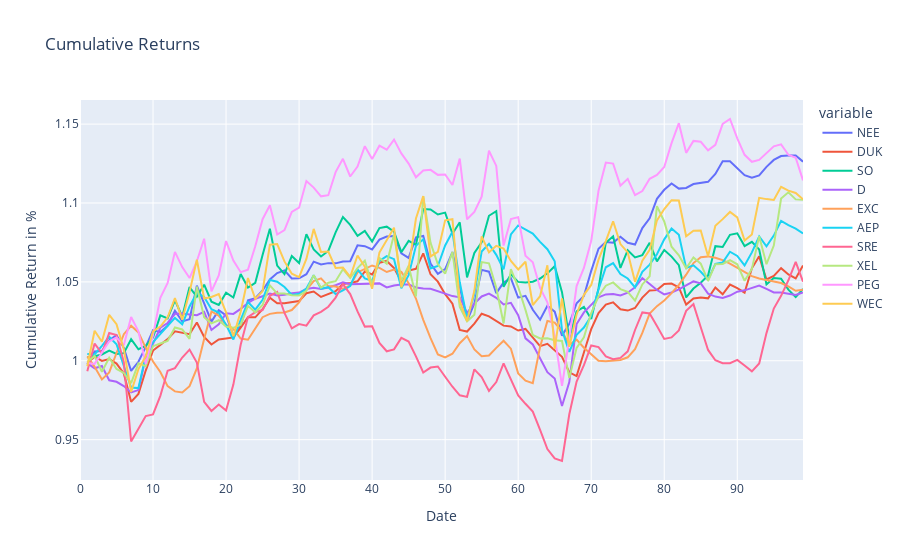

The notebook cell saved with this chart:
### Code cell
dfNEE = pd.DataFrame(test_resultNEE,
                  columns = ['NEE'])
dfDUK = pd.DataFrame(test_resultDUK,
                  columns = ['DUK'])
dfSO = pd.DataFrame(test_resultSO,
                  columns = ['SO'])
dfD = pd.DataFrame(test_resultD,
                  columns = ['D'])
dfEXC = pd.DataFrame(test_resultEXC,
                  columns = ['EXC'])
dfAEP = pd.DataFrame(test_resultAEP,
                  columns = ['AEP'])
dfSRE = pd.DataFrame(test_resultSRE,
                  columns = ['SRE'])
dfXEL = pd.DataFrame(test_resultXEL,
                  columns = ['XEL'])
dfPEG = pd.DataFrame(test_resultPEG,
                  columns = ['PEG'])
dfWEC = pd.DataFrame(test_resultWEC,
                  columns = ['WEC'])
#---------------------------------------------------------------------------------------------#

TEST_pred4 = pd.concat([dfNEE,dfDUK,dfSO,dfD,dfEXC,dfAEP,dfSRE,dfXEL,dfPEG,dfWEC], axis=1)
#---------------------------------------------------------------------------------------------#

NEE_daily_returns = TEST_pred4['NEE'].pct_change()
DUK_daily_returns = TEST_pred4['DUK'].pct_change()

SO_daily_returns = TEST_pred4['SO'].pct_change()
D_daily_returns = TEST_pred4['D'].pct_change()

EXC_daily_returns = TEST_pred4['EXC'].pct_change()
AEP_daily_returns = TEST_pred4['AEP'].pct_change()

SRE_daily_returns = TEST_pred4['SRE'].pct_change()
XEL_daily_returns = TEST_pred4['XEL'].pct_change()

PEG_daily_returns = TEST_pred4['PEG'].pct_change()
WEC_daily_returns = TEST_pred4['WEC'].pct_change()
#---------------------------------------------------------------------------------------------#
dfNEEreturn = NEE_daily_returns.to_frame()
dfDUKreturn = DUK_daily_returns.to_frame()

dfSOreturn = SO_daily_returns.to_frame()
dfDreturn = D_daily_returns.to_frame()

dfEXCreturn = EXC_daily_returns.to_frame()
dfAEPreturn = AEP_daily_returns.to_frame()

dfSREreturn = SRE_daily_returns.to_frame()
dfXELreturn = XEL_daily_returns.to_frame()

dfPEGreturn = PEG_daily_returns.to_frame()
dfWECreturn = WEC_daily_returns.to_frame()
#---------------------------------------------------------------------------------------------#
TESTDailyReturn_pred4 = pd.concat([dfNEEreturn,
                             dfDUKreturn,
                             dfSOreturn,
                             dfDreturn,
                             dfEXCreturn,
                             dfAEPreturn,
                             dfSREreturn,
                             dfXELreturn,
                             dfPEGreturn,
                             dfWECreturn], axis=1)
#---------------------------------------------------------------------------------------------#


NEE_cum_returns = (NEE_daily_returns + 1).cumprod()
DUK_cum_returns = (DUK_daily_returns + 1).cumprod()

SO_cum_returns = (SO_daily_returns + 1).cumprod()
D_cum_returns = (D_daily_returns + 1).cumprod()

EXC_cum_returns = (EXC_daily_returns + 1).cumprod()
AEP_cum_returns = (AEP_daily_returns + 1).cumprod()

SRE_cum_returns = (SRE_daily_returns + 1).cumprod()
XEL_cum_returns = (XEL_daily_returns + 1).cumprod()

PEG_cum_returns = (PEG_daily_returns + 1).cumprod()
WEC_cum_returns = (WEC_daily_returns + 1).cumprod()
#---------------------------------------------------------------------------------------------#

dfNEECUM = NEE_cum_returns.to_frame()
dfDUKCUM = DUK_cum_returns.to_frame()

dfSOCUM = SO_cum_returns.to_frame()
dfDCUM = D_cum_returns.to_frame()

dfEXCCUM = EXC_cum_returns.to_frame()
dfAEPCUM = AEP_cum_returns.to_frame()

dfSRECUM = SRE_cum_returns.to_frame()
dfXELCUM = XEL_cum_returns.to_frame()

dfPEGCUM = PEG_cum_returns.to_frame()
dfWECCUM = WEC_cum_returns.to_frame()

#---------------------------------------------------------------------------------------------#
TESTCUM_pred4 = pd.concat([dfNEECUM,dfDUKCUM,dfSOCUM,dfDCUM,dfEXCCUM,dfAEPCUM,dfSRECUM,dfXELCUM,dfPEGCUM,dfWECCUM], axis=1)
#---------------------------------------------------------------------------------------------#

atx_comps_returns_pred4 = TESTDailyReturn_pred4
atx_comps_rets_cumprod_pred4 = TESTCUM_pred4

#---------------------------------------------------------------------------------------------#

fig = px.line(atx_comps_rets_cumprod_pred4, x=atx_comps_rets_cumprod_pred4.index, y=atx_comps_rets_cumprod_pred4.columns, title='Cumulative Returns')
######
fig.update_xaxes(title_text='Date')
fig.update_yaxes(title_text='Cumulative Return in %')

fig.show()
#---------------------------------------------------------------------------------------------#


mu = expected_returns.ema_historical_return(atx_comps_returns_pred4, returns_data = True, span = 500)
Sigma = risk_models.exp_cov(atx_comps_returns_pred4, returns_data = True, span = 180)


ret_ef = np.arange(0, mu.max(), 0.01)
vol_ef = []
for i in np.arange(0, mu.max(), 0.01):
    ef_pred4 = EfficientFrontier(mu, Sigma)
    ef_pred4.efficient_return(i)
    vol_ef.append(ef_pred4.portfolio_performance()[1])

ef_pred4 = EfficientFrontier(mu, Sigma)
ef_pred4.min_volatility()
min_vol_ret = ef_pred4.portfolio_performance()[0]
min_vol_vol = ef_pred4.portfolio_performance()[1]

ef_pred4.max_sharpe(risk_free_rate=0.009)
max_sharpe_ret = ef_pred4.portfolio_performance()[0]
max_sharpe_vol = ef_pred4.portfolio_performance()[1]


portfolioREAL_Pred4 = pd.concat([closeNEE,
                   closeDUK,
                   closeSO,
                   closeD,
                   closeEXC,
                   closeAEP,
                   closeSRE,
                   closeXEL,
                   closePEG,
                   closeWEC,
                      ], axis=1)

### Figure 1 — Plotly figure (JSON) as saved in the notebook; plotly's stock layout.template omitted (floating-point values rounded to 4 significant figures)
{"data": [{"hovertemplate": "variable=NEE<br>index=%{x}<br>value=%{y}<extra></extra>", "legendgroup": "NEE", "line": {"color": "#636efa", "dash": "solid"}, "mode": "lines", "name": "NEE", "orientation": "v", "showlegend": true, "type": "scatter", "x": [0, 1, 2, 3, 4, 5, 6, 7, 8, 9, 10, 11, 12, 13, 14, 15, 16, 17, 18, 19, 20, 21, 22, 23, 24, 25, 26, 27, 28, 29, 30, 31, 32, 33, 34, 35, 36, 37, 38, 39, 40, 41, 42, 43, 44, 45, 46, 47, 48, 49, 50, 51, 52, 53, 54, 55, 56, 57, 58, 59, 60, 61, 62, 63, 64, 65, 66, 67, 68, 69, 70, 71, 72, 73, 74, 75, 76, 77, 78, 79, 80, 81, 82, 83, 84, 85, 86, 87, 88, 89, 90, 91, 92, 93, 94, 95, 96, 97, 98, 99], "xaxis": "x", "y": [null, 0.9977, 1.006, 1.006, 1.013, 1.016, 1.008, 0.9935, 0.9994, 1.009, 1.019, 1.018, 1.022, 1.032, 1.025, 1.026, 1.048, 1.036, 1.025, 1.032, 1.029, 1.016, 1.022, 1.038, 1.04, 1.045, 1.052, 1.056, 1.057, 1.052, 1.052, 1.055, 1.063, 1.061, 1.062, 1.062, 1.063, 1.063, 1.073, 1.073, 1.071, 1.077, 1.079, 1.079, 1.068, 1.065, 1.078, 1.079, 1.062, 1.055, 1.058, 1.069, 1.047, 1.025, 1.036, 1.058, 1.056, 1.043, 1.05, 1.052, 1.04, 1.041, 1.032, 1.026, 1.035, 1.031, 1.016, 1.023, 1.036, 1.041, 1.057, 1.071, 1.075, 1.075, 1.079, 1.075, 1.074, 1.084, 1.09, 1.103, 1.108, 1.112, 1.109, 1.11, 1.112, 1.113, 1.113, 1.118, 1.126, 1.126, 1.122, 1.118, 1.116, 1.117, 1.123, 1.127, 1.13, 1.13, 1.13, 1.126], "yaxis": "y"}, {"hovertemplate": "variable=DUK<br>index=%{x}<br>value=%{y}<extra></extra>", "legendgroup": "DUK", "line": {"color": "#EF553B", "dash": "solid"}, "mode": "lines", "name": "DUK", "orientation": "v", "showlegend": true, "type": "scatter", "x": [0, 1, 2, 3, 4, 5, 6, 7, 8, 9, 10, 11, 12, 13, 14, 15, 16, 17, 18, 19, 20, 21, 22, 23, 24, 25, 26, 27, 28, 29, 30, 31, 32, 33, 34, 35, 36, 37, 38, 39, 40, 41, 42, 43, 44, 45, 46, 47, 48, 49, 50, 51, 52, 53, 54, 55, 56, 57, 58, 59, 60, 61, 62, 63, 64, 65, 66, 67, 68, 69, 70, 71, 72, 73, 74, 75, 76, 77, 78, 79, 80, 81, 82, 83, 84, 85, 86, 87, 88, 89, 90, 91, 92, 93, 94, 95, 96, 97, 98, 99], "xaxis": "x", "y": [null, 0.9988, 1.003, 0.9999, 1.001, 0.9982, 0.992, 0.974, 0.979, 0.9938, 1.006, 1.01, 1.014, 1.019, 1.018, 1.017, 1.024, 1.015, 1.01, 1.013, 1.014, 1.015, 1.021, 1.028, 1.028, 1.033, 1.04, 1.036, 1.036, 1.037, 1.038, 1.043, 1.044, 1.04, 1.042, 1.044, 1.049, 1.049, 1.05, 1.057, 1.055, 1.062, 1.063, 1.059, 1.05, 1.057, 1.058, 1.068, 1.055, 1.05, 1.042, 1.036, 1.02, 1.019, 1.024, 1.03, 1.028, 1.025, 1.022, 1.022, 1.019, 1.02, 1.015, 1.009, 1.011, 1.007, 1.003, 0.9927, 0.9903, 1.005, 1.02, 1.03, 1.036, 1.037, 1.033, 1.032, 1.033, 1.04, 1.045, 1.045, 1.049, 1.049, 1.047, 1.036, 1.04, 1.04, 1.04, 1.046, 1.042, 1.048, 1.046, 1.043, 1.059, 1.066, 1.052, 1.054, 1.059, 1.055, 1.052, 1.06], "yaxis": "y"}, {"hovertemplate": "variable=SO<br>index=%{x}<br>value=%{y}<extra></extra>", "legendgroup": "SO", "line": {"color": "#00cc96", "dash": "solid"}, "mode": "lines", "name": "SO", "orientation": "v", "showlegend": true, "type": "scatter", "x": [0, 1, 2, 3, 4, 5, 6, 7, 8, 9, 10, 11, 12, 13, 14, 15, 16, 17, 18, 19, 20, 21, 22, 23, 24, 25, 26, 27, 28, 29, 30, 31, 32, 33, 34, 35, 36, 37, 38, 39, 40, 41, 42, 43, 44, 45, 46, 47, 48, 49, 50, 51, 52, 53, 54, 55, 56, 57, 58, 59, 60, 61, 62, 63, 64, 65, 66, 67, 68, 69, 70, 71, 72, 73, 74, 75, 76, 77, 78, 79, 80, 81, 82, 83, 84, 85, 86, 87, 88, 89, 90, 91, 92, 93, 94, 95, 96, 97, 98, 99], "xaxis": "x", "y": [null, 1.002, 1.003, 1.004, 1.006, 1.004, 1.005, 1.014, 1.007, 1.009, 1.015, 1.029, 1.027, 1.038, 1.028, 1.047, 1.041, 1.048, 1.037, 1.035, 1.043, 1.04, 1.055, 1.046, 1.049, 1.067, 1.084, 1.06, 1.055, 1.066, 1.062, 1.08, 1.071, 1.066, 1.07, 1.081, 1.091, 1.086, 1.079, 1.082, 1.076, 1.084, 1.085, 1.082, 1.069, 1.076, 1.073, 1.096, 1.096, 1.093, 1.094, 1.08, 1.088, 1.053, 1.068, 1.075, 1.092, 1.095, 1.047, 1.055, 1.05, 1.05, 1.05, 1.052, 1.055, 1.06, 1.043, 1.014, 1.031, 1.034, 1.026, 1.046, 1.075, 1.079, 1.059, 1.07, 1.066, 1.067, 1.075, 1.063, 1.07, 1.066, 1.061, 1.04, 1.046, 1.049, 1.054, 1.073, 1.072, 1.08, 1.081, 1.073, 1.075, 1.071, 1.048, 1.052, 1.052, 1.045, 1.04, 1.046], "yaxis": "y"}, {"hovertemplate": "variable=D<br>index=%{x}<br>value=%{y}<extra></extra>", "legendgroup": "D", "line": {"color": "#ab63fa", "dash": "solid"}, "mode": "lines", "name": "D", "orientation": "v", "showlegend": true, "type": "scatter", "x": [0, 1, 2, 3, 4, 5, 6, 7, 8, 9, 10, 11, 12, 13, 14, 15, 16, 17, 18, 19, 20, 21, 22, 23, 24, 25, 26, 27, 28, 29, 30, 31, 32, 33, 34, 35, 36, 37, 38, 39, 40, 41, 42, 43, 44, 45, 46, 47, 48, 49, 50, 51, 52, 53, 54, 55, 56, 57, 58, 59, 60, 61, 62, 63, 64, 65, 66, 67, 68, 69, 70, 71, 72, 73, 74, 75, 76, 77, 78, 79, 80, 81, 82, 83, 84, 85, 86, 87, 88, 89, 90, 91, 92, 93, 94, 95, 96, 97, 98, 99], "xaxis": "x", "y": [null, 0.9985, 0.9952, 0.9967, 0.9876, 0.9867, 0.984, 0.98, 0.9814, 1.002, 1.011, 1.021, 1.024, 1.03, 1.03, 1.029, 1.029, 1.031, 1.02, 1.023, 1.03, 1.03, 1.033, 1.037, 1.039, 1.041, 1.043, 1.041, 1.042, 1.043, 1.043, 1.045, 1.046, 1.046, 1.046, 1.048, 1.05, 1.048, 1.049, 1.049, 1.049, 1.049, 1.046, 1.048, 1.048, 1.048, 1.046, 1.046, 1.046, 1.044, 1.043, 1.041, 1.04, 1.03, 1.036, 1.041, 1.043, 1.04, 1.036, 1.037, 1.029, 1.014, 1.01, 1.002, 0.9928, 0.9887, 0.9713, 0.9865, 1.023, 1.031, 1.036, 1.04, 1.042, 1.042, 1.041, 1.043, 1.047, 1.052, 1.049, 1.045, 1.042, 1.043, 1.045, 1.048, 1.05, 1.049, 1.043, 1.041, 1.04, 1.041, 1.044, 1.045, 1.046, 1.048, 1.046, 1.043, 1.043, 1.042, 1.042, 1.043], "yaxis": "y"}, {"hovertemplate": "variable=EXC<br>index=%{x}<br>value=%{y}<extra></extra>", "legendgroup": "EXC", "line": {"color": "#FFA15A", "dash": "solid"}, "mode": "lines", "name": "EXC", "orientation": "v", "showlegend": true, "type": "scatter", "x": [0, 1, 2, 3, 4, 5, 6, 7, 8, 9, 10, 11, 12, 13, 14, 15, 16, 17, 18, 19, 20, 21, 22, 23, 24, 25, 26, 27, 28, 29, 30, 31, 32, 33, 34, 35, 36, 37, 38, 39, 40, 41, 42, 43, 44, 45, 46, 47, 48, 49, 50, 51, 52, 53, 54, 55, 56, 57, 58, 59, 60, 61, 62, 63, 64, 65, 66, 67, 68, 69, 70, 71, 72, 73, 74, 75, 76, 77, 78, 79, 80, 81, 82, 83, 84, 85, 86, 87, 88, 89, 90, 91, 92, 93, 94, 95, 96, 97, 98, 99], "xaxis": "x", "y": [null, 1.003, 0.9962, 0.9882, 0.9926, 1.005, 1.017, 1.022, 1.018, 1.008, 0.9996, 0.9929, 0.9839, 0.9806, 0.9799, 0.9839, 0.9951, 1.014, 1.031, 1.029, 1.023, 1.02, 1.014, 1.013, 1.02, 1.028, 1.03, 1.03, 1.031, 1.032, 1.037, 1.045, 1.051, 1.052, 1.047, 1.047, 1.046, 1.048, 1.056, 1.058, 1.06, 1.059, 1.056, 1.058, 1.056, 1.049, 1.039, 1.026, 1.014, 1.004, 1.002, 1.004, 1.011, 1.016, 1.007, 1.003, 1.003, 1.008, 1.013, 1.008, 0.992, 0.9874, 0.9858, 1.009, 1.025, 1.024, 1.019, 1.01, 1.013, 1.008, 1.004, 1.0, 0.9996, 0.9999, 1.0, 1.002, 1.007, 1.018, 1.03, 1.035, 1.038, 1.043, 1.048, 1.055, 1.062, 1.066, 1.066, 1.065, 1.064, 1.062, 1.059, 1.056, 1.054, 1.052, 1.051, 1.051, 1.049, 1.047, 1.044, 1.045], "yaxis": "y"}, {"hovertemplate": "variable=AEP<br>index=%{x}<br>value=%{y}<extra></extra>", "legendgroup": "AEP", "line": {"color": "#19d3f3", "dash": "solid"}, "mode": "lines", "name": "AEP", "orientation": "v", "showlegend": true, "type": "scatter", "x": [0, 1, 2, 3, 4, 5, 6, 7, 8, 9, 10, 11, 12, 13, 14, 15, 16, 17, 18, 19, 20, 21, 22, 23, 24, 25, 26, 27, 28, 29, 30, 31, 32, 33, 34, 35, 36, 37, 38, 39, 40, 41, 42, 43, 44, 45, 46, 47, 48, 49, 50, 51, 52, 53, 54, 55, 56, 57, 58, 59, 60, 61, 62, 63, 64, 65, 66, 67, 68, 69, 70, 71, 72, 73, 74, 75, 76, 77, 78, 79, 80, 81, 82, 83, 84, 85, 86, 87, 88, 89, 90, 91, 92, 93, 94, 95, 96, 97, 98, 99], "xaxis": "x", "y": [null, 1.004, 1.004, 1.009, 1.015, 1.01, 0.9962, 0.983, 0.9827, 1.003, 1.012, 1.017, 1.022, 1.027, 1.023, 1.034, 1.043, 1.04, 1.033, 1.031, 1.023, 1.014, 1.026, 1.037, 1.032, 1.039, 1.051, 1.05, 1.047, 1.042, 1.042, 1.046, 1.054, 1.046, 1.047, 1.042, 1.045, 1.047, 1.058, 1.052, 1.051, 1.063, 1.066, 1.064, 1.046, 1.054, 1.073, 1.077, 1.058, 1.06, 1.073, 1.082, 1.05, 1.027, 1.042, 1.069, 1.074, 1.067, 1.058, 1.08, 1.086, 1.083, 1.081, 1.075, 1.071, 1.063, 1.019, 1.006, 1.016, 1.021, 1.028, 1.045, 1.059, 1.062, 1.055, 1.052, 1.047, 1.056, 1.061, 1.068, 1.077, 1.084, 1.08, 1.059, 1.061, 1.056, 1.051, 1.061, 1.062, 1.069, 1.066, 1.06, 1.069, 1.079, 1.073, 1.079, 1.089, 1.086, 1.084, 1.081], "yaxis": "y"}, {"hovertemplate": "variable=SRE<br>index=%{x}<br>value=%{y}<extra></extra>", "legendgroup": "SRE", "line": {"color": "#FF6692", "dash": "solid"}, "mode": "lines", "name": "SRE", "orientation": "v", "showlegend": true, "type": "scatter", "x": [0, 1, 2, 3, 4, 5, 6, 7, 8, 9, 10, 11, 12, 13, 14, 15, 16, 17, 18, 19, 20, 21, 22, 23, 24, 25, 26, 27, 28, 29, 30, 31, 32, 33, 34, 35, 36, 37, 38, 39, 40, 41, 42, 43, 44, 45, 46, 47, 48, 49, 50, 51, 52, 53, 54, 55, 56, 57, 58, 59, 60, 61, 62, 63, 64, 65, 66, 67, 68, 69, 70, 71, 72, 73, 74, 75, 76, 77, 78, 79, 80, 81, 82, 83, 84, 85, 86, 87, 88, 89, 90, 91, 92, 93, 94, 95, 96, 97, 98, 99], "xaxis": "x", "y": [null, 0.9934, 1.011, 1.005, 1.018, 1.016, 0.9992, 0.9488, 0.9566, 0.965, 0.966, 0.9778, 0.9937, 0.9953, 1.002, 1.007, 0.9988, 0.974, 0.9682, 0.9723, 0.9685, 0.9849, 1.01, 1.028, 1.031, 1.032, 1.041, 1.044, 1.03, 1.021, 1.023, 1.022, 1.029, 1.031, 1.034, 1.04, 1.049, 1.042, 1.031, 1.022, 1.022, 1.011, 1.006, 1.007, 1.014, 1.012, 1.003, 0.9926, 0.9957, 0.9964, 0.9899, 0.9835, 0.9781, 0.9771, 0.9946, 0.9896, 0.9809, 0.9865, 0.9983, 0.9877, 0.978, 0.9727, 0.9678, 0.9563, 0.944, 0.9381, 0.9365, 0.9661, 0.9868, 0.9972, 1.01, 1.009, 1.003, 1.001, 1.002, 1.006, 1.02, 1.031, 1.03, 1.022, 1.014, 1.015, 1.019, 1.032, 1.036, 1.021, 1.007, 1.0, 0.9984, 0.9984, 1.001, 0.997, 0.9933, 0.9983, 1.018, 1.033, 1.041, 1.051, 1.063, 1.05], "yaxis": "y"}, {"hovertemplate": "variable=XEL<br>index=%{x}<br>value=%{y}<extra></extra>", "legendgroup": "XEL", "line": {"color": "#B6E880", "dash": "solid"}, "mode": "lines", "name": "XEL", "orientation": "v", "showlegend": true, "type": "scatter", "x": [0, 1, 2, 3, 4, 5, 6, 7, 8, 9, 10, 11, 12, 13, 14, 15, 16, 17, 18, 19, 20, 21, 22, 23, 24, 25, 26, 27, 28, 29, 30, 31, 32, 33, 34, 35, 36, 37, 38, 39, 40, 41, 42, 43, 44, 45, 46, 47, 48, 49, 50, 51, 52, 53, 54, 55, 56, 57, 58, 59, 60, 61, 62, 63, 64, 65, 66, 67, 68, 69, 70, 71, 72, 73, 74, 75, 76, 77, 78, 79, 80, 81, 82, 83, 84, 85, 86, 87, 88, 89, 90, 91, 92, 93, 94, 95, 96, 97, 98, 99], "xaxis": "x", "y": [null, 0.9992, 1.003, 0.993, 1.002, 0.9948, 0.9923, 0.9859, 0.9984, 0.9965, 1.009, 1.011, 1.013, 1.021, 1.02, 1.014, 1.047, 1.028, 1.024, 1.026, 1.022, 1.021, 1.023, 1.035, 1.031, 1.035, 1.048, 1.043, 1.043, 1.041, 1.041, 1.044, 1.054, 1.046, 1.05, 1.05, 1.058, 1.052, 1.059, 1.063, 1.049, 1.065, 1.062, 1.08, 1.051, 1.06, 1.041, 1.104, 1.075, 1.061, 1.055, 1.069, 1.034, 1.025, 1.029, 1.063, 1.062, 1.046, 1.024, 1.058, 1.047, 1.032, 1.016, 1.014, 1.014, 1.013, 1.013, 0.9892, 1.008, 1.015, 1.03, 1.041, 1.048, 1.05, 1.045, 1.044, 1.038, 1.048, 1.054, 1.098, 1.088, 1.072, 1.067, 1.059, 1.066, 1.062, 1.051, 1.061, 1.061, 1.064, 1.061, 1.051, 1.058, 1.079, 1.061, 1.073, 1.103, 1.107, 1.102, 1.102], "yaxis": "y"}, {"hovertemplate": "variable=PEG<br>index=%{x}<br>value=%{y}<extra></extra>", "legendgroup": "PEG", "line": {"color": "#FF97FF", "dash": "solid"}, "mode": "lines", "name": "PEG", "orientation": "v", "showlegend": true, "type": "scatter", "x": [0, 1, 2, 3, 4, 5, 6, 7, 8, 9, 10, 11, 12, 13, 14, 15, 16, 17, 18, 19, 20, 21, 22, 23, 24, 25, 26, 27, 28, 29, 30, 31, 32, 33, 34, 35, 36, 37, 38, 39, 40, 41, 42, 43, 44, 45, 46, 47, 48, 49, 50, 51, 52, 53, 54, 55, 56, 57, 58, 59, 60, 61, 62, 63, 64, 65, 66, 67, 68, 69, 70, 71, 72, 73, 74, 75, 76, 77, 78, 79, 80, 81, 82, 83, 84, 85, 86, 87, 88, 89, 90, 91, 92, 93, 94, 95, 96, 97, 98, 99], "xaxis": "x", "y": [null, 0.9986, 0.998, 1.005, 1.012, 1.015, 1.01, 1.028, 1.019, 0.9979, 1.016, 1.04, 1.049, 1.069, 1.059, 1.052, 1.063, 1.077, 1.044, 1.054, 1.076, 1.064, 1.056, 1.058, 1.073, 1.09, 1.099, 1.08, 1.083, 1.094, 1.097, 1.114, 1.11, 1.104, 1.105, 1.12, 1.128, 1.117, 1.123, 1.136, 1.128, 1.136, 1.134, 1.14, 1.131, 1.125, 1.116, 1.121, 1.121, 1.118, 1.118, 1.111, 1.128, 1.09, 1.094, 1.104, 1.133, 1.123, 1.073, 1.09, 1.091, 1.067, 1.062, 1.046, 1.037, 1.016, 0.9841, 1.014, 1.047, 1.059, 1.076, 1.108, 1.126, 1.125, 1.111, 1.115, 1.105, 1.108, 1.115, 1.118, 1.123, 1.138, 1.151, 1.132, 1.139, 1.139, 1.133, 1.137, 1.15, 1.153, 1.141, 1.131, 1.126, 1.127, 1.132, 1.136, 1.137, 1.131, 1.129, 1.114], "yaxis": "y"}, {"hovertemplate": "variable=WEC<br>index=%{x}<br>value=%{y}<extra></extra>", "legendgroup": "WEC", "line": {"color": "#FECB52", "dash": "solid"}, "mode": "lines", "name": "WEC", "orientation": "v", "showlegend": true, "type": "scatter", "x": [0, 1, 2, 3, 4, 5, 6, 7, 8, 9, 10, 11, 12, 13, 14, 15, 16, 17, 18, 19, 20, 21, 22, 23, 24, 25, 26, 27, 28, 29, 30, 31, 32, 33, 34, 35, 36, 37, 38, 39, 40, 41, 42, 43, 44, 45, 46, 47, 48, 49, 50, 51, 52, 53, 54, 55, 56, 57, 58, 59, 60, 61, 62, 63, 64, 65, 66, 67, 68, 69, 70, 71, 72, 73, 74, 75, 76, 77, 78, 79, 80, 81, 82, 83, 84, 85, 86, 87, 88, 89, 90, 91, 92, 93, 94, 95, 96, 97, 98, 99], "xaxis": "x", "y": [null, 0.9965, 1.019, 1.012, 1.029, 1.023, 1.007, 0.9802, 0.9947, 1.003, 1.019, 1.022, 1.028, 1.04, 1.026, 1.044, 1.064, 1.04, 1.04, 1.042, 1.031, 1.016, 1.031, 1.052, 1.039, 1.044, 1.074, 1.074, 1.063, 1.055, 1.053, 1.065, 1.084, 1.069, 1.069, 1.059, 1.059, 1.053, 1.067, 1.06, 1.046, 1.069, 1.077, 1.084, 1.047, 1.059, 1.09, 1.104, 1.066, 1.069, 1.089, 1.09, 1.038, 1.025, 1.044, 1.079, 1.069, 1.073, 1.071, 1.063, 1.058, 1.063, 1.035, 1.041, 1.061, 1.008, 1.039, 1.009, 1.029, 1.042, 1.048, 1.064, 1.076, 1.088, 1.074, 1.069, 1.05, 1.064, 1.07, 1.089, 1.096, 1.102, 1.102, 1.079, 1.082, 1.083, 1.066, 1.086, 1.09, 1.094, 1.091, 1.076, 1.08, 1.103, 1.102, 1.102, 1.11, 1.108, 1.106, 1.102], "yaxis": "y"}], "layout": {"legend": {"title": {"text": "variable"}, "tracegroupgap": 0}, "title": {"text": "Cumulative Returns"}, "xaxis": {"anchor": "y", "domain": [0, 1], "title": {"text": "Date"}}, "yaxis": {"anchor": "x", "domain": [0, 1], "title": {"text": "Cumulative Return in %"}}}}
